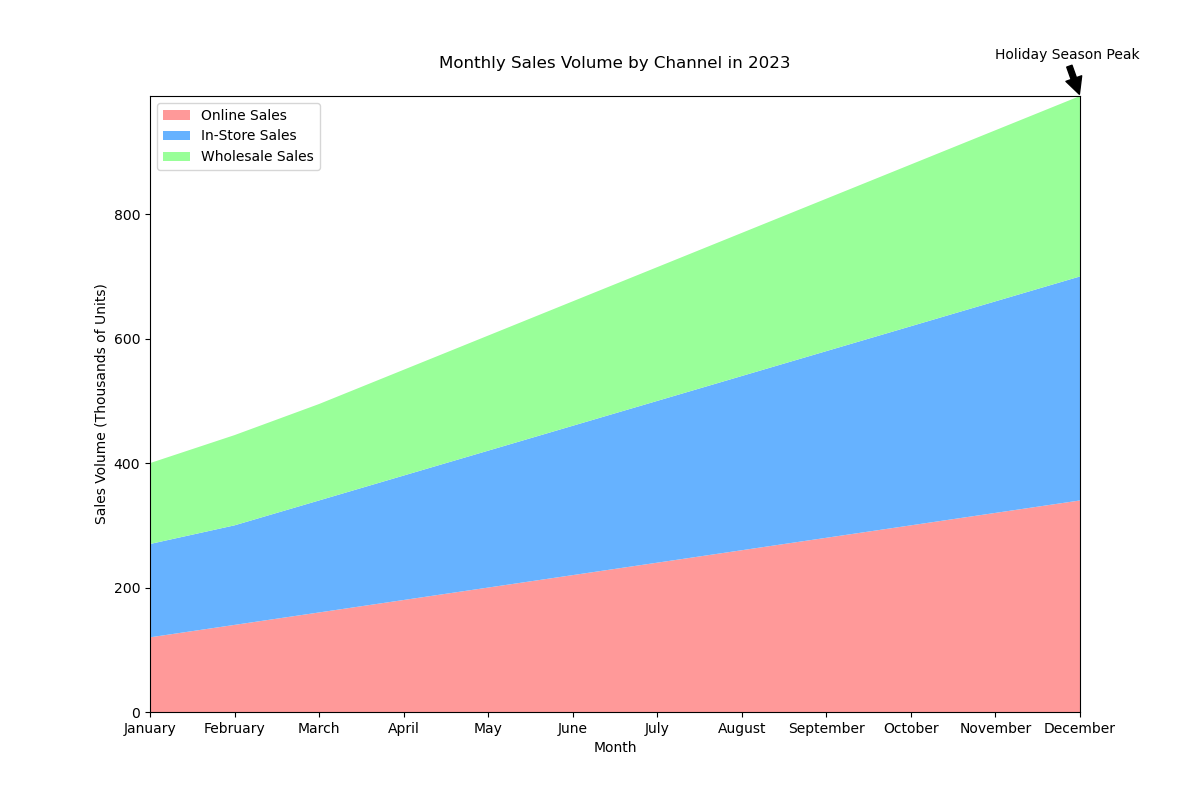

Generate this figure with Python:

import matplotlib.pyplot as plt

# Data
months = ["January", "February", "March", "April", "May", "June", "July", "August", "September", "October", "November", "December"]
online_sales = [120, 140, 160, 180, 200, 220, 240, 260, 280, 300, 320, 340]
in_store_sales = [150, 160, 180, 200, 220, 240, 260, 280, 300, 320, 340, 360]
wholesale_sales = [130, 145, 155, 170, 185, 200, 215, 230, 245, 260, 275, 290]

# Stacked Area Chart
fig, ax = plt.subplots(figsize=(12, 8))
ax.stackplot(months, online_sales, in_store_sales, wholesale_sales, colors=['#FF9999', '#66B2FF', '#99FF99'])

# Customizing the plot
ax.set_title('Monthly Sales Volume by Channel in 2023', pad=20)
ax.set_ylabel('Sales Volume (Thousands of Units)')
ax.set_xlabel('Month')
ax.margins(0, 0)

# Adding annotation
ax.annotate('Holiday Season Peak', xy=('December', 990), xytext=('November', 1050),
            arrowprops=dict(facecolor='black', shrink=0.05))

# Adding a legend
ax.legend(['Online Sales', 'In-Store Sales', 'Wholesale Sales'], loc='upper left')

# Displaying the plot
plt.show()
